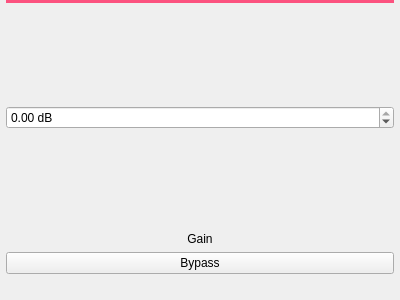
<?xml version="1.0" encoding="UTF-8"?>
<ui version="4.0">
 <class>QGain</class>
 <widget class="QWidget" name="QGain">
  <property name="geometry">
   <rect>
    <x>0</x>
    <y>0</y>
    <width>400</width>
    <height>300</height>
   </rect>
  </property>
  <property name="contextMenuPolicy">
   <enum>Qt::NoContextMenu</enum>
  </property>
  <property name="windowTitle">
   <string>Form</string>
  </property>
  <layout class="QVBoxLayout" name="verticalLayout">
   <property name="leftMargin">
    <number>6</number>
   </property>
   <property name="topMargin">
    <number>0</number>
   </property>
   <property name="rightMargin">
    <number>6</number>
   </property>
   <property name="bottomMargin">
    <number>6</number>
   </property>
   <item>
    <widget class="Line" name="line">
     <property name="styleSheet">
      <string notr="true">color: #FC527F;</string>
     </property>
     <property name="frameShadow">
      <enum>QFrame::Plain</enum>
     </property>
     <property name="lineWidth">
      <number>4</number>
     </property>
     <property name="orientation">
      <enum>Qt::Horizontal</enum>
     </property>
    </widget>
   </item>
   <item>
    <spacer name="verticalSpacer">
     <property name="orientation">
      <enum>Qt::Vertical</enum>
     </property>
     <property name="sizeHint" stdset="0">
      <size>
       <width>20</width>
       <height>40</height>
      </size>
     </property>
    </spacer>
   </item>
   <item>
    <widget class="QDoubleSpinBox" name="doubleSpinBoxGain">
     <property name="contextMenuPolicy">
      <enum>Qt::NoContextMenu</enum>
     </property>
     <property name="suffix">
      <string> dB</string>
     </property>
     <property name="minimum">
      <double>-80.000000000000000</double>
     </property>
     <property name="maximum">
      <double>0.000000000000000</double>
     </property>
    </widget>
   </item>
   <item>
    <spacer name="verticalSpacer_2">
     <property name="orientation">
      <enum>Qt::Vertical</enum>
     </property>
     <property name="sizeHint" stdset="0">
      <size>
       <width>20</width>
       <height>40</height>
      </size>
     </property>
    </spacer>
   </item>
   <item>
    <widget class="QLabel" name="label">
     <property name="text">
      <string notr="true">Gain</string>
     </property>
     <property name="alignment">
      <set>Qt::AlignCenter</set>
     </property>
    </widget>
   </item>
   <item>
    <widget class="QPushButton" name="pushButtonBypass">
     <property name="text">
      <string>Bypass</string>
     </property>
     <property name="checkable">
      <bool>true</bool>
     </property>
    </widget>
   </item>
   <item>
    <spacer name="verticalSpacer_3">
     <property name="orientation">
      <enum>Qt::Vertical</enum>
     </property>
     <property name="sizeType">
      <enum>QSizePolicy::Fixed</enum>
     </property>
     <property name="sizeHint" stdset="0">
      <size>
       <width>20</width>
       <height>20</height>
      </size>
     </property>
    </spacer>
   </item>
  </layout>
 </widget>
 <resources/>
 <connections/>
</ui>
